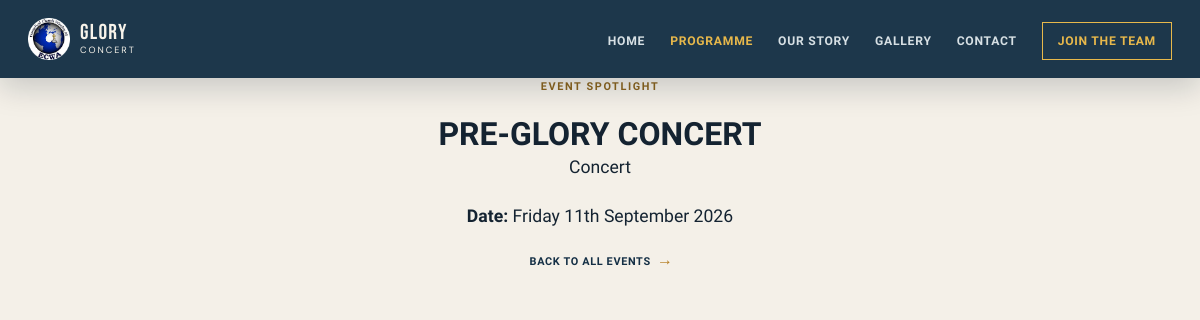
/events/pre-glory-concert, run on the app's committed database.
### tables this page shows
CREATE TABLE events (
            id INTEGER PRIMARY KEY AUTOINCREMENT,
            title TEXT NOT NULL,
            event_date TEXT NOT NULL,
            flyer_image TEXT NOT NULL
        , slug TEXT, edition_year INTEGER, parent_event_id INTEGER, event_type TEXT DEFAULT 'concert', month TEXT, day_label TEXT, start_time TEXT, end_time TEXT, venue TEXT, description TEXT, is_published INTEGER DEFAULT 1, registration_enabled INTEGER DEFAULT 0, published_at TIMESTAMP);

### app.py (the view)
@app.route('/events/<slug>')
def event_detail(slug):
    event = get_db().execute(
        'SELECT * FROM events WHERE slug=? AND COALESCE(is_published, 1)=1 LIMIT 1',
        (slug,)
    ).fetchone()
    if event is None:
        abort(404)
    return render_template('event_detail.html', event=event)

### app.py (called while the page is built)
def ensure_column(db, table, column, definition):
    columns = {row[1] for row in db.execute(f'PRAGMA table_info({table})')}
    if column not in columns:
        db.execute(f'ALTER TABLE {table} ADD COLUMN {column} {definition}')

@app.before_request
def protect_requests():
    if request.method == 'POST':
        now = monotonic()
        address = request.remote_addr or 'unknown'
        recent = [stamp for stamp in rate_limit_store.get(address, []) if now - stamp < RATE_LIMIT_WINDOW]
        if len(recent) >= RATE_LIMIT_MAX_REQUESTS:
            return jsonify(success=False, message='Too many requests. Please try again shortly.'), 429
        recent.append(now)
        rate_limit_store[address] = recent
        session_token = session.get('_csrf_token')
        supplied = request.form.get('_csrf_token') or request.headers.get('X-CSRF-Token')
        if not session_token or supplied != session_token:
            return jsonify(success=False, message='Invalid security token.'), 400

@app.teardown_appcontext
def close_connection(exception):
    db = getattr(g, '_database', None)
    if db is not None: db.close()

@app.after_request
def add_security_headers(response):
    response.headers.setdefault('X-Content-Type-Options', 'nosniff')
    response.headers.setdefault('X-Frame-Options', 'SAMEORIGIN')
    response.headers.setdefault('Referrer-Policy', 'strict-origin-when-cross-origin')
    response.headers.setdefault('Permissions-Policy', 'camera=(), microphone=(), geolocation=()')
    return response

### templates/event_detail.html (shortened to what this page needs)
<!doctype html>
<html lang="en">
<head>
    <link rel="stylesheet" href="{{ url_for('static', filename='style.css') }}">
    <link rel="stylesheet" href="https://unpkg.com/aos@2.3.1/dist/aos.css">
</head>
<body class="clean-page">
    <nav class="site-nav">
        <div class="site-nav-inner">
            <a class="site-brand" href="{{ url_for('index') }}"><img src="{{ url_for('static', filename='images/ECWA LOGO-modified.png') }}" alt="ECWA logo"><span>GLORY<small>CONCERT</small></span></a>
            <ul class="site-menu">
                <li><a href="{{ url_for('index') }}">Home</a></li>
                <li><a class="active" href="{{ url_for('events') }}">Programme</a></li>
                <li><a href="{{ url_for('about') }}">Our story</a></li>
                <li><a href="{{ url_for('gallery_page') }}">Gallery</a></li>
                <li><a href="{{ url_for('contact') }}">Contact</a></li>
                <li><a class="nav-cta" href="{{ url_for('volunteer') }}">Join the team</a></li>
            </ul>
        </div>
    </nav>
    <main class="event-detail-page" data-aos="fade-up">
        <div class="container event-detail-shell">
            <div class="event-detail-copy">
                <p class="eyebrow">Event spotlight</p>
                <h1>{{ event.title }}</h1>
                <p class="event-detail-type">{{ event.event_type|title }}{% if event.day_label %} · {{ event.day_label }}{% endif %}</p>
                <div class="event-meta-list">
                    <p><strong>Date:</strong> {{ event.event_date }}</p>
                </div>
                <a class="text-link" href="{{ url_for('events') }}">Back to all events <span>&rarr;</span></a>
            </div>
        </div>
    </main>
</body>
</html>

### static/style.css (style rules this page uses)
* { margin: 0; padding: 0; box-sizing: border-box; }
html { scroll-behavior: smooth; }
body { font-family: 'Righteous', cursive; background: #191970; color: #FFFFFF; overflow-x: hidden; min-height: 100vh; padding-top: var(--navbar-height); }
img, video, iframe { max-width: 100%; height: auto; }
.container { width: min(100%, 1200px); margin: 0 auto; padding: 0 20px; }
:root { --navbar-height: 70px; }
.container { text-align: center; }
p { font-size: 1.2rem; line-height: 1.6; margin-bottom: 20px; }
@media (max-width: 1200px) { p { font-size: 1.1rem; } }
:root { --surface: #10243a; --surface-raised: #17334d; --ink-muted: #b6c7d6; --accent: #e7b84b; }
body { background: #081827; color: #f5f7f9; }
.text-link { color: #142f45; font-family: 'Orbitron', monospace; font-size: 0.72rem; font-weight: 700; letter-spacing: 0.06em; text-decoration: none; text-transform: uppercase; }
.text-link span { color: #b47d20; font-size: 1rem; margin-left: 6px; }
.site-nav { background: rgba(20, 47, 69, 0.96); box-shadow: 0 10px 30px rgba(8, 24, 39, 0.18); color: #f7f3ea; left: 0; position: sticky; right: 0; top: 0; z-index: 20; }
.site-nav-inner { align-items: center; display: flex; justify-content: space-between; margin: 0 auto; max-width: 1240px; min-height: 78px; padding: 0 28px; }
.site-brand { align-items: center; color: #f7f3ea; display: inline-flex; font-family: 'Bebas Neue', sans-serif; font-size: 1.35rem; gap: 10px; letter-spacing: 0.06em; line-height: 0.8; text-decoration: none; }
.site-brand img { height: 42px; object-fit: contain; width: 42px; }
.site-brand small { display: block; font-family: 'DM Sans', sans-serif; font-size: 0.42em; letter-spacing: 0.22em; margin-top: 5px; }
.site-menu { align-items: center; display: flex; gap: 25px; list-style: none; margin: 0; padding: 0; }
.site-menu a { color: #d7e0e4; font-size: 0.76rem; font-weight: 700; letter-spacing: 0.06em; text-decoration: none; text-transform: uppercase; }
.site-menu a:hover, .site-menu a.active { color: #e7b84b; }
.site-menu .nav-cta { border: 1px solid #e7b84b; color: #e7b84b; padding: 11px 15px; }
.eyebrow { color: #8c641e; font-family: 'Orbitron', monospace; font-size: 0.68rem; font-weight: 700; letter-spacing: 0.15em; margin: 0 0 20px; text-transform: uppercase; }
.programme-card a span, .leader-card a span, .text-link span { color: #b47d20; font-size: 1rem; margin-left: 6px; }
.text-link { color: #142f45; font-family: 'Orbitron', monospace; font-size: 0.68rem; font-weight: 700; letter-spacing: 0.06em; text-decoration: none; text-transform: uppercase; }
.clean-page { background: #f4f0e8; color: #142331; padding-top: 0; }

### data on the page
events: title "PRE-GLORY CONCERT", event_type "Concert", event_date "Friday 11th September 2026"
